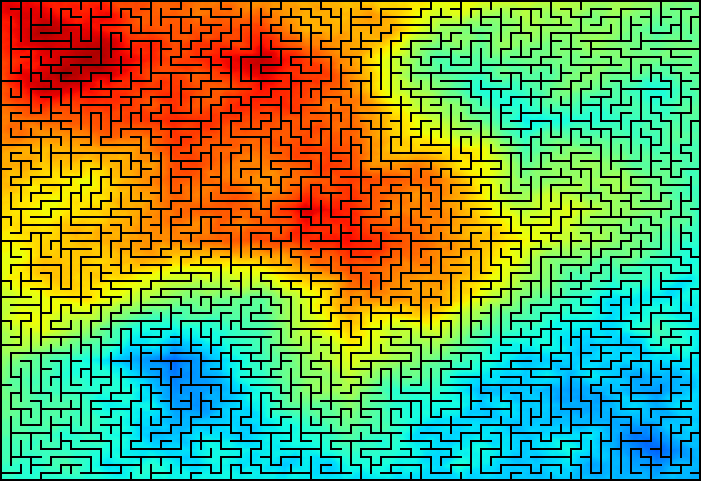
#> input picture images/maze.bmp, 701 x 481 px, found by its file name
$ jupyter execute --allow-errors sobel_final_john_k.ipynb   (older library calls are emulated)
#> lines starting #> are read from the running program, lines starting #| are printed output that depends on the picture
### FPGA Acelleration for Image Processing: Thresholding

#### Import overlay in instantiate FPGA modules

[cell 1]
from pynq import Overlay, Xlnk

import pynq.lib.dma
import time
import numpy as np
import cv2
import matplotlib.pyplot as plt

#> (the rest of this cell did not finish here and is left out)

#### Create FPGA "driver"
Pass image path to FGPA_sobel and it will configure the filter and start the transaction

#> (a cell that did not finish here is left out)

[cell 3]
def FPGA_sobel(img_path):
    xlnk = Xlnk()
    img = cv2.imread(img_path,0) #read image
    height,width = img.shape
    x = img.flatten()
    img_len.write(0,width) #configure image length
    in_buffer = xlnk.cma_array(shape=(x.shape[0]), dtype = np.int32)
    out_buffer = xlnk.cma_array(shape=((width)*(height-2)), dtype = np.int32)

    np.copyto(in_buffer,x)
    start_time = time.time() #start transaction
    dma.sendchannel.transfer(in_buffer)
    dma.recvchannel.transfer(out_buffer)
    dma.sendchannel.wait()
    dma.recvchannel.wait()
    stop_time = time.time()
    print('FPGA processing time: {}'.format(stop_time-start_time))
    return out_buffer.reshape((height-2), (width)), (stop_time-start_time)

### Process image in FPGA

[cell 4]
image_path = 'images/maze.bmp'
#> (the rest of this cell did not finish here and is left out)

#### Process images with FPGA sobel:
1.) Maze

2.) Lena

3.) Valve

[cell 5]
fig = plt.figure()
fig = plt.figure(figsize=(fig.get_size_inches()*3))
fig.add_subplot(1,2,1)
plt.imshow(cv2.imread(image_path), cmap=plt.get_cmap('gray'))
plt.title('Orginial')
fig.add_subplot(1,2,2)
#> (the rest of this cell did not finish here and is left out)

[cell 6]
image_path = 'images/lena_gray.bmp'
#> (the rest of this cell did not finish here and is left out)


fig = plt.figure()
fig = plt.figure(figsize=(fig.get_size_inches()*3))
fig.add_subplot(1,2,1)
plt.imshow(cv2.imread(image_path), cmap=plt.get_cmap('gray'))
plt.title('Orginial')
fig.add_subplot(1,2,2)
plt.imshow(out, cmap=plt.get_cmap('gray'))
plt.title('Sobel')

[cell 7]
image_path = 'images/valve.png'
#> (the rest of this cell did not finish here and is left out)


fig = plt.figure()
fig = plt.figure(figsize=(fig.get_size_inches()*3))
fig.add_subplot(1,2,1)
plt.imshow(cv2.imread(image_path), cmap=plt.get_cmap('gray'))
plt.title('Orginial')
fig.add_subplot(1,2,2)
plt.imshow(out, cmap=plt.get_cmap('gray'))
plt.title('Sobel')

[cell 8]
### FPGA acceleration

[cell 9]
image_path = 'images/maze.bmp'
img = cv2.imread(image_path,0)
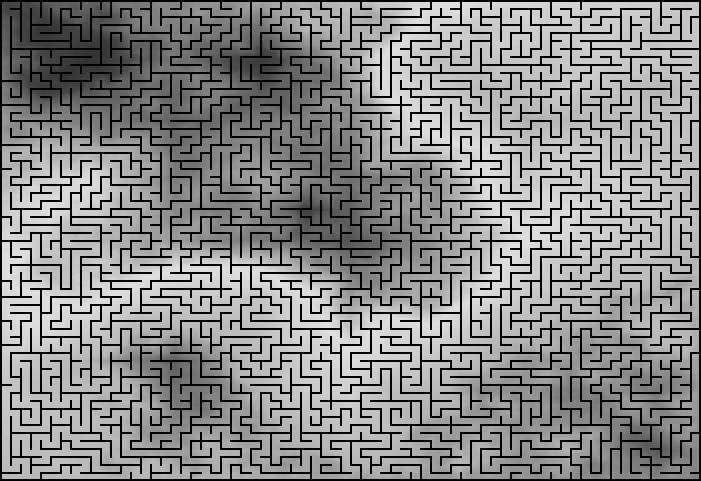
#> img: shape (481, 701); min 0, max 221, mean 129.8

s_start = time.time()
sobel_x = cv2.Sobel(img, cv2.CV_8U, 1, 0, ksize=3)
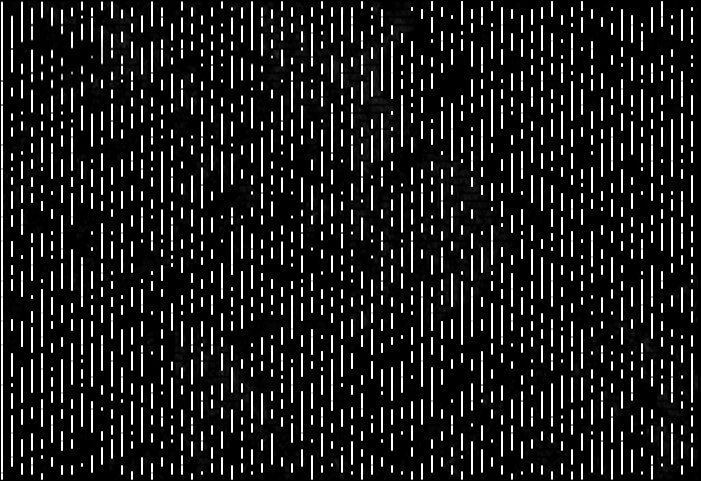
#> sobel_x: shape (481, 701); min 0, max 255, mean 29.8
sobel_y = cv2.Sobel(img, cv2.CV_8U, 0, 1, ksize=3)
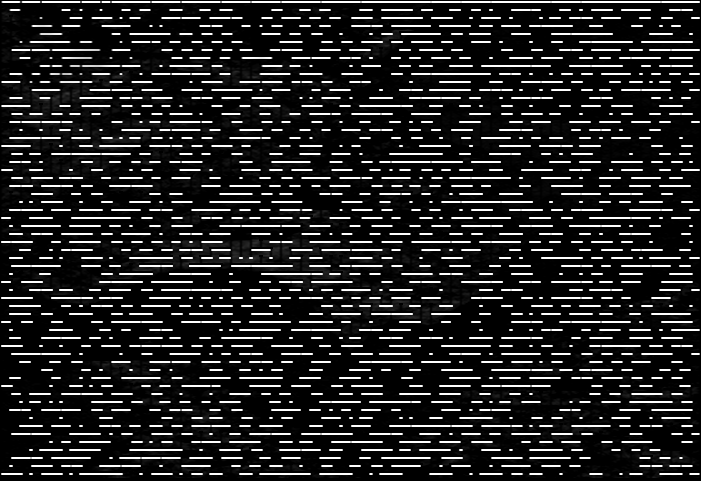
#> sobel_y: shape (481, 701); min 0, max 255, mean 36.7
sobel_soft = cv2.addWeighted(sobel_x, 0.5, sobel_y, 0.5, 0)
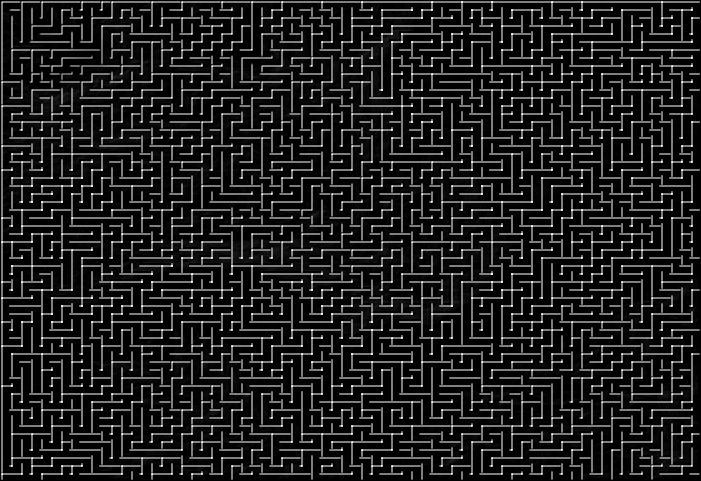
#> sobel_soft: shape (481, 701); min 0, max 255, mean 33.3
s_delay = time.time()-s_start

#> (the rest of this cell did not finish here and is left out)

print("Software processing time : {}".format(s_delay))
print("Acceleration : {}".format(s_delay/f_delay))
